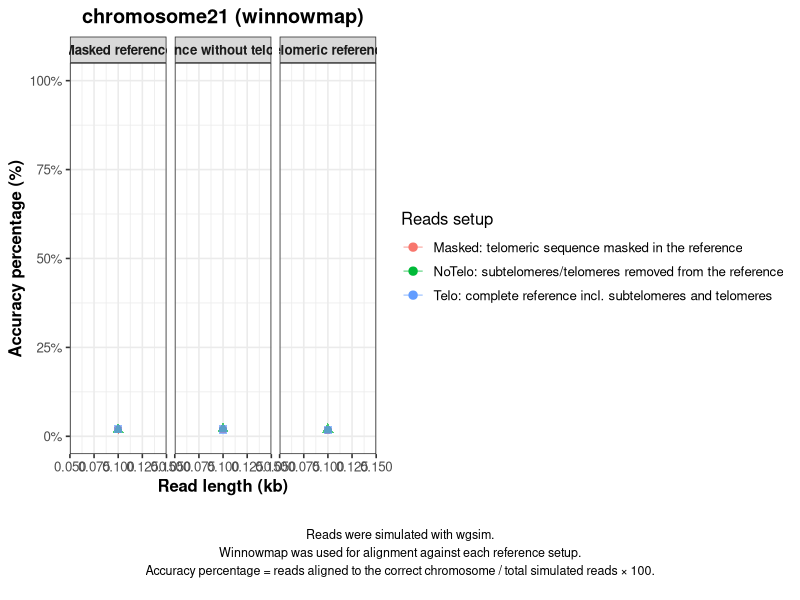

R code for this plot:
library(tidyverse)
library(grid)

# ----------------------------
# INPUT CHECK
# ----------------------------
if (!file.exists("combined_results.csv")) {
  stop("ERROR: combined_results.csv not found!")
}

dat <- read.csv("combined_results.csv")

if (nrow(dat) == 0) stop("ERROR: CSV is empty!")

required_cols <- c("tool", "chrom", "REF", "chromType", "Length", "Percent")
missing_cols <- setdiff(required_cols, colnames(dat))

if (length(missing_cols) > 0) {
  stop(paste("Missing columns:", paste(missing_cols, collapse = ", ")))
}

cat("CSV OK | Rows:", nrow(dat), "\n")

# ----------------------------
# PREP
# ----------------------------
mydat <- dat %>%
  mutate(
    Length_kb = Length / 1000,
    REF = factor(REF, levels = c("Masked", "NoTelo", "Telo")),
    chromType = factor(chromType, levels = c("Masked", "NoTelo", "Telo")),
    chrom = factor(chrom),
    tool = factor(tool)
  ) %>%
  filter(!chrom %in% c("chrM", "chrMT"))

# ----------------------------
# LABELS
# ----------------------------
ref_labels <- c(
  Masked = "Masked reference",
  NoTelo = "Reference without telomeres",
  Telo   = "Telomeric reference"
)

chromtype_cols <- c(
  Masked = "#F8766D",
  NoTelo = "#00BA38",
  Telo   = "#619CFF"
)

chromtype_shapes <- c(
  Masked = 16,
  NoTelo = 17,
  Telo   = 15
)

chromtype_alpha <- c(
  Masked = 1.0,
  NoTelo = 0.7,
  Telo   = 0.7
)

chromtype_labels <- c(
  Masked = "Masked: telomeric sequence masked in the reference",
  NoTelo = "NoTelo: subtelomeres/telomeres removed from the reference",
  Telo   = "Telo: complete reference incl. subtelomeres and telomeres"
)

# ----------------------------
# THEME
# ----------------------------
base_theme <- theme_bw(base_size = 12) +
  theme(
    plot.title = element_text(face = "bold", hjust = 0.5),
    axis.title = element_text(face = "bold"),
    strip.background = element_rect(fill = "grey85"),
    strip.text = element_text(face = "bold"),
    legend.position = "right"
  )

readable_theme <- theme_bw(base_size = 15) +
  theme(
    plot.title = element_text(face = "bold", hjust = 0.5, size = 18),
    axis.title = element_text(face = "bold", size = 15),
    axis.text = element_text(size = 12),
    strip.background = element_rect(fill = "grey85"),
    strip.text = element_text(face = "bold", size = 13),
    legend.position = "right",
    legend.title = element_text(face = "bold", size = 12),
    legend.text = element_text(size = 10)
  )

# ----------------------------
# CHROM ORDER
# ----------------------------
chr_order_key <- function(ch) {
  ch <- as.character(ch)
  ch <- sub("^chr", "", ch)
  ch <- sub("_.*$", "", ch)

  if (grepl("^[0-9]+$", ch)) return(as.integer(ch))
  if (toupper(ch) == "X") return(23L)
  if (toupper(ch) == "Y") return(24L)
  return(999L)
}

pretty_chr_name <- function(ch) {
  ch <- as.character(ch)
  ch <- sub("^chr", "", ch)
  ch <- sub("_.*$", "", ch)
  paste0("chromosome", ch)
}

# ----------------------------
# FUNCTION: FULL PDF PER TOOL
# ----------------------------
make_tool_pdf <- function(tool_name) {

  cat("Processing tool:", tool_name, "\n")

  tool_data <- mydat %>% filter(tool == tool_name)

  if (nrow(tool_data) == 0) {
    cat("No data for tool:", tool_name, "\n")
    return(NULL)
  }

  chrom_levels <- unique(tool_data$chrom)
  chrom_levels <- chrom_levels[order(vapply(chrom_levels, chr_order_key, integer(1)))]

  out_pdf <- paste0("All_chromosomes_", tool_name, ".pdf")
  pdf(out_pdf, width = 13, height = 7)

  for (chr in chrom_levels) {

    df_chr <- tool_data %>% filter(chrom == chr)

    if (nrow(df_chr) == 0) {
      cat("Skipping empty:", chr, "\n")
      next
    }

    if (tool_name == "minimap2") {
      tool_label <- "Minimap2"
    } else if (tool_name == "winnowmap") {
      tool_label <- "Winnowmap"
    } else {
      tool_label <- tool_name
    }

    total_reads <- max(df_chr$N, na.rm = TRUE)
    if (!is.finite(total_reads)) {
      total_reads <- 10000
    }

    default_desc <- paste0(
      "Reads were simulated with wgsim.\n",
      tool_label, " was used for alignment against each reference setup.\n",
      "Accuracy percentage = reads aligned to the correct chromosome / total simulated reads × 100."
    )

    p <- ggplot(df_chr, aes(x = Length_kb, y = Percent)) +
      geom_line(aes(color = chromType, group = chromType), alpha = 0.5) +
      geom_point(aes(color = chromType, shape = chromType, alpha = chromType), size = 2.5) +
      scale_alpha_manual(values = chromtype_alpha, guide = "none") +
      facet_wrap(~ REF, ncol = 3, labeller = labeller(REF = ref_labels)) +
      scale_y_continuous(
        limits = c(0, 100),
        breaks = seq(0, 100, by = 25),
        labels = function(x) paste0(x, "%")
      ) +
      scale_color_manual(
        name = "Reads setup",
        values = chromtype_cols,
        labels = chromtype_labels
      ) +
      scale_shape_manual(values = chromtype_shapes, guide = "none") +
      labs(
        title = paste0(pretty_chr_name(chr), " (", tool_name, ")"),
        x = "Read length (kb)",
        y = "Accuracy percentage (%)"
      ) +
      base_theme

    grid.newpage()

    pushViewport(
      viewport(
        layout = grid.layout(
          nrow = 2,
          heights = unit(c(0.84, 0.16), "npc")
        )
      )
    )

    print(p, vp = viewport(layout.pos.row = 1))

    grid.text(
      default_desc,
      vp = viewport(layout.pos.row = 2),
      x = 0.5, y = 0.5,
      just = c("center", "center"),
      gp = gpar(fontsize = 9)
    )
  }

  dev.off()
  cat("Saved:", out_pdf, "\n")
}

# ----------------------------
# CREATE TWO PDFS
# ----------------------------
make_tool_pdf("minimap2")
make_tool_pdf("winnowmap")
